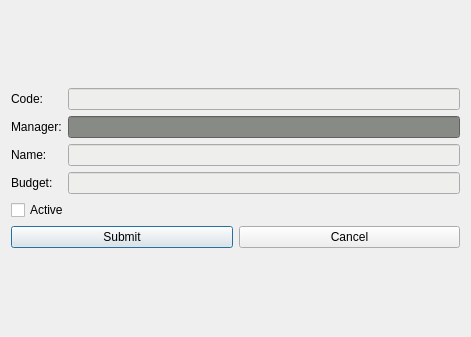
<?xml version="1.0" encoding="UTF-8"?>
<ui version="4.0">
 <class>projectdialog</class>
 <widget class="QDialog" name="projectdialog">
  <property name="geometry">
   <rect>
    <x>0</x>
    <y>0</y>
    <width>471</width>
    <height>337</height>
   </rect>
  </property>
  <property name="windowTitle">
   <string>Dialog</string>
  </property>
  <layout class="QGridLayout" name="gridLayout">
   <item row="0" column="0">
    <layout class="QVBoxLayout" name="verticalLayout_3">
     <item>
      <layout class="QHBoxLayout" name="horizontalLayout_5">
       <item>
        <layout class="QVBoxLayout" name="verticalLayout">
         <item>
          <layout class="QHBoxLayout" name="horizontalLayout">
           <item>
            <widget class="QLabel" name="label">
             <property name="text">
              <string>Code:</string>
             </property>
            </widget>
           </item>
          </layout>
         </item>
         <item>
          <layout class="QHBoxLayout" name="horizontalLayout_2">
           <item>
            <widget class="QLabel" name="label_3">
             <property name="text">
              <string>Manager:</string>
             </property>
            </widget>
           </item>
          </layout>
         </item>
         <item>
          <layout class="QHBoxLayout" name="horizontalLayout_3">
           <item>
            <widget class="QLabel" name="label_2">
             <property name="text">
              <string>Name:</string>
             </property>
            </widget>
           </item>
          </layout>
         </item>
         <item>
          <layout class="QHBoxLayout" name="horizontalLayout_4">
           <item>
            <widget class="QLabel" name="label_5">
             <property name="text">
              <string>Budget:</string>
             </property>
            </widget>
           </item>
          </layout>
         </item>
        </layout>
       </item>
       <item>
        <layout class="QVBoxLayout" name="verticalLayout_2">
         <item>
          <widget class="QLineEdit" name="lineEditCode">
           <property name="styleSheet">
            <string notr="true">background-color:rgb(238, 238, 236);
color:rgb(0, 0, 170);</string>
           </property>
          </widget>
         </item>
         <item>
          <widget class="QLineEdit" name="lineEditManager">
           <property name="styleSheet">
            <string notr="true">background-color: rgb(136, 138, 133);</string>
           </property>
          </widget>
         </item>
         <item>
          <widget class="QLineEdit" name="lineEditName">
           <property name="styleSheet">
            <string notr="true">background-color:rgb(238, 238, 236);
color:rgb(0, 0, 170);</string>
           </property>
          </widget>
         </item>
         <item>
          <widget class="QLineEdit" name="lineEditBudget">
           <property name="styleSheet">
            <string notr="true">background-color:rgb(238, 238, 236);
color:rgb(0, 0, 170);</string>
           </property>
          </widget>
         </item>
        </layout>
       </item>
      </layout>
     </item>
     <item>
      <widget class="QCheckBox" name="checkBoxActive">
       <property name="text">
        <string>Active</string>
       </property>
      </widget>
     </item>
     <item>
      <layout class="QHBoxLayout" name="horizontalLayout_6">
       <item>
        <widget class="QPushButton" name="pushButtonSubmit">
         <property name="text">
          <string>Submit</string>
         </property>
        </widget>
       </item>
       <item>
        <widget class="QPushButton" name="pushButtonCancel">
         <property name="text">
          <string>Cancel</string>
         </property>
        </widget>
       </item>
      </layout>
     </item>
    </layout>
   </item>
  </layout>
 </widget>
 <resources/>
 <connections>
  <connection>
   <sender>pushButtonSubmit</sender>
   <signal>clicked()</signal>
   <receiver>projectdialog</receiver>
   <slot>update()</slot>
   <hints>
    <hint type="sourcelabel">
     <x>126</x>
     <y>264</y>
    </hint>
    <hint type="destinationlabel">
     <x>119</x>
     <y>297</y>
    </hint>
   </hints>
  </connection>
 </connections>
</ui>
